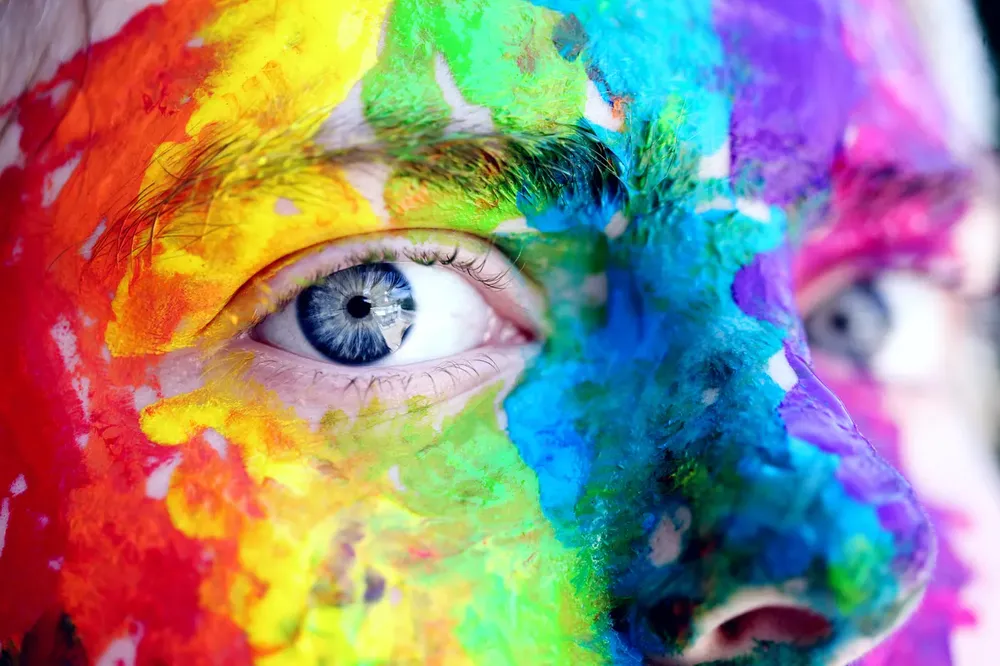
#> input picture Images/TestImages/grayscale.webp, 1000 x 666 px, shrunk from 1400 x 933 before the run, found by its file name
$ python GrayScaleConverstion.py
#> lines starting #> are read from the running program, lines starting #| are printed output that depends on the picture
from PIL import Image                        #Importing image from PIL
import numpy as np                           #Importing numpy
import matplotlib.pyplot as plt              #Importing matplot library
import pandas as pd                          #Importing pandas

rgb_img=Image.open('D:/projects/Project MicroMorph AI/Images/TestImages/grayscale.webp')             #Reading the image into marices
#> rgb_img is the input picture: PIL image 1000x666 RGB; mean R, G, B 149, 137.3, 128.3
img_mat=np.array(rgb_img)

img_mat.shape                                #Checking the shape of the marix and reshaping it
img_vect_mat=np.reshape(img_mat,(img_mat.shape[0]*img_mat.shape[1],-1),order='C')
img_vect_mat.shape

mean_vals = np.mean(img_vect_mat,axis=0)     #Finding the mean and standardizing the values
#> mean_vals = [149, 137.3, 128.3]
std_vals = np.std(img_vect_mat,axis=0)
#> std_vals = [85.4, 77.42, 82.14]

cen_mat = img_vect_mat - mean_vals           #Finding the centered matrix
cov_mat = (cen_mat.T @ cen_mat)/img_vect_mat.shape[0]  #Finding the covariance matrix
#> cov_mat = [[7293.1, 1504.8, -850.5], [1504.8, 5994.4, 2668.4], [-850.5, 2668.4, 6746.6]]
cov_mat

eig_val,eig_vec=np.linalg.eig(cov_mat)        #Finding the eigen value and eigen vector for the covariance matrix
#> eig_val = [3003.8, 7876, 9154.2]; eig_vec = [[-0.369, 0.896, 0.249], [0.715, 0.102, 0.691], [-0.594, -0.433, 0.678]]
max_eig_val_loc=np.argmax(eig_val)            #Finding the locus of the eigen value
#> max_eig_val_loc = 2
alpha,beta,gamma=(eig_vec[:,max_eig_val_loc]/sum(eig_vec[:,max_eig_val_loc])).tolist()
#> alpha = 0.154; beta = 0.427; gamma = 0.419
                                              #Finding the eigen vector corresponding to the maximum eigen value

grayscale_mat=alpha*img_mat[:,:,0]+beta*img_mat[:,:,1]+gamma*img_mat[:,:,2]
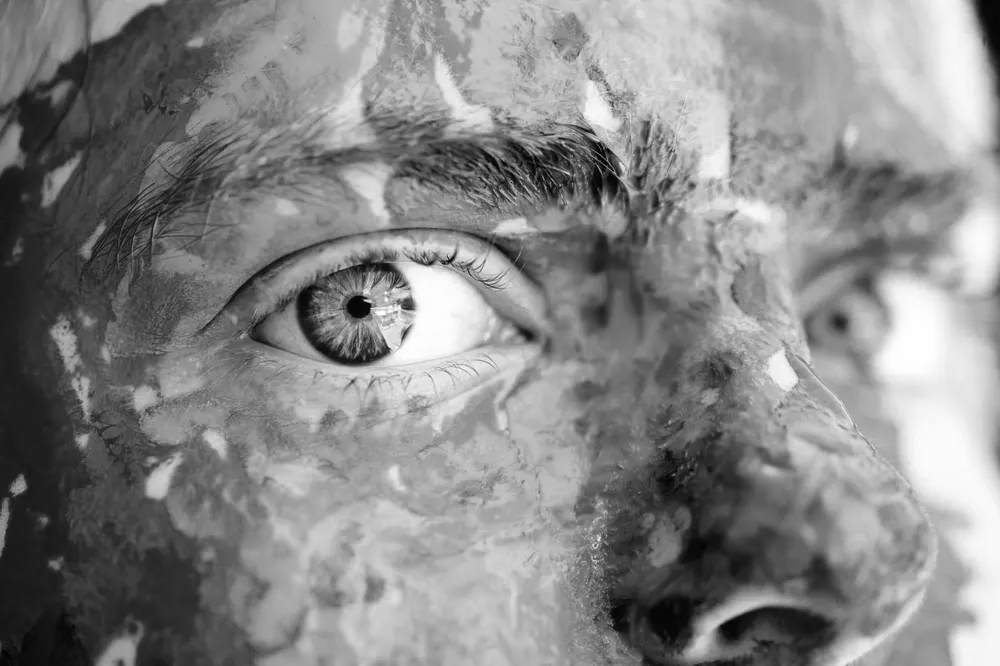
#> grayscale_mat: shape (666, 1000) float64; min 0, max 255, mean 135.3
                                              #Projecting the eigen vector corresponding to maximum eigen value onto the image matrix

plt.figure()                                  #Plotting the grayscale image
plt.imshow(grayscale_mat,cmap='gray')
plt.axis("off")
plt.show()
